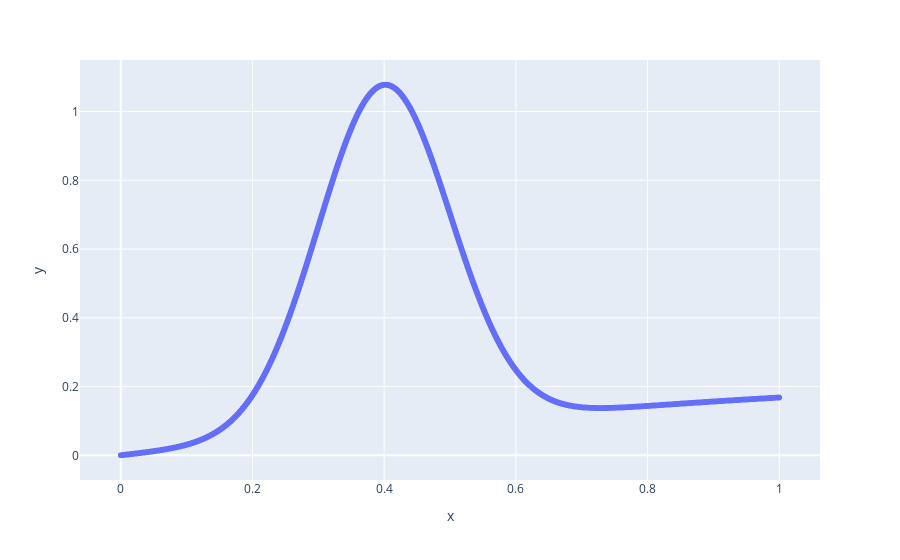

Notebook code for this chart:
### Code cell
px.scatter(x=x, y=y)

### Figure 1 — Plotly figure (JSON) as saved in the notebook; plotly's stock layout.template omitted (floating-point values rounded to 4 significant figures; data arrays with more than 128 entries replaced by an {"elided": "..."} marker saying what was removed)
{"data": [{"hovertemplate": "x=%{x}<br>y=%{y}<extra></extra>", "legendgroup": "", "marker": {"color": "#636efa", "symbol": "circle"}, "mode": "markers", "name": "", "showlegend": false, "type": "scattergl", "x": {"elided": "10000 float values"}, "xaxis": "x", "y": {"elided": "10000 float values"}, "yaxis": "y"}], "layout": {"autosize": true, "legend": {"tracegroupgap": 0}, "margin": {"t": 60}, "xaxis": {"anchor": "y", "autorange": true, "domain": [0, 1], "range": [-0.06002, 1.06], "title": {"text": "x"}, "type": "linear"}, "yaxis": {"anchor": "x", "autorange": true, "domain": [0, 1], "range": [-0.07608, 1.154], "title": {"text": "y"}, "type": "linear"}}}
